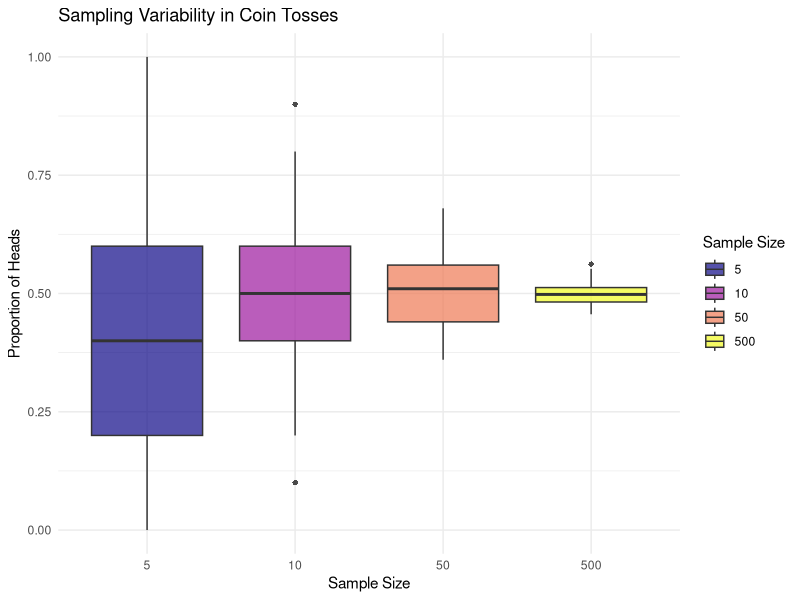

Write R code to recreate this figure.
## ---- chunk 1
library(ggplot2)
library(dplyr)

# 1. Large Variability in Estimates Due to Small Samples
set.seed(123)
sample_sizes <- c(5, 10, 50, 500)

# Function to simulate coin tosses and calculate proportion of heads
simulate_coin_toss <- function(n, reps = 100) {
  replicate(reps, mean(sample(c(0, 1), n, replace = TRUE)))
}

# Generate sample proportions for different sample sizes
coin_toss_results <- lapply(sample_sizes, simulate_coin_toss)
names(coin_toss_results) <- sample_sizes

# Convert to dataframe
coin_toss_df <- stack(coin_toss_results)
names(coin_toss_df) <- c("proportion_heads", "sample_size")

# Plot variability in estimates using ggplot with an improved color palette
ggplot(coin_toss_df, aes(x = sample_size, y = proportion_heads, fill = sample_size)) +
  geom_boxplot(alpha = 0.7, outlier.color = "black", outlier.shape = 16) +
  scale_fill_viridis_d(option = "plasma") +
  labs(title = "Sampling Variability in Coin Tosses",
       x = "Sample Size",
       y = "Proportion of Heads",
       fill = "Sample Size") +
  theme_minimal()
